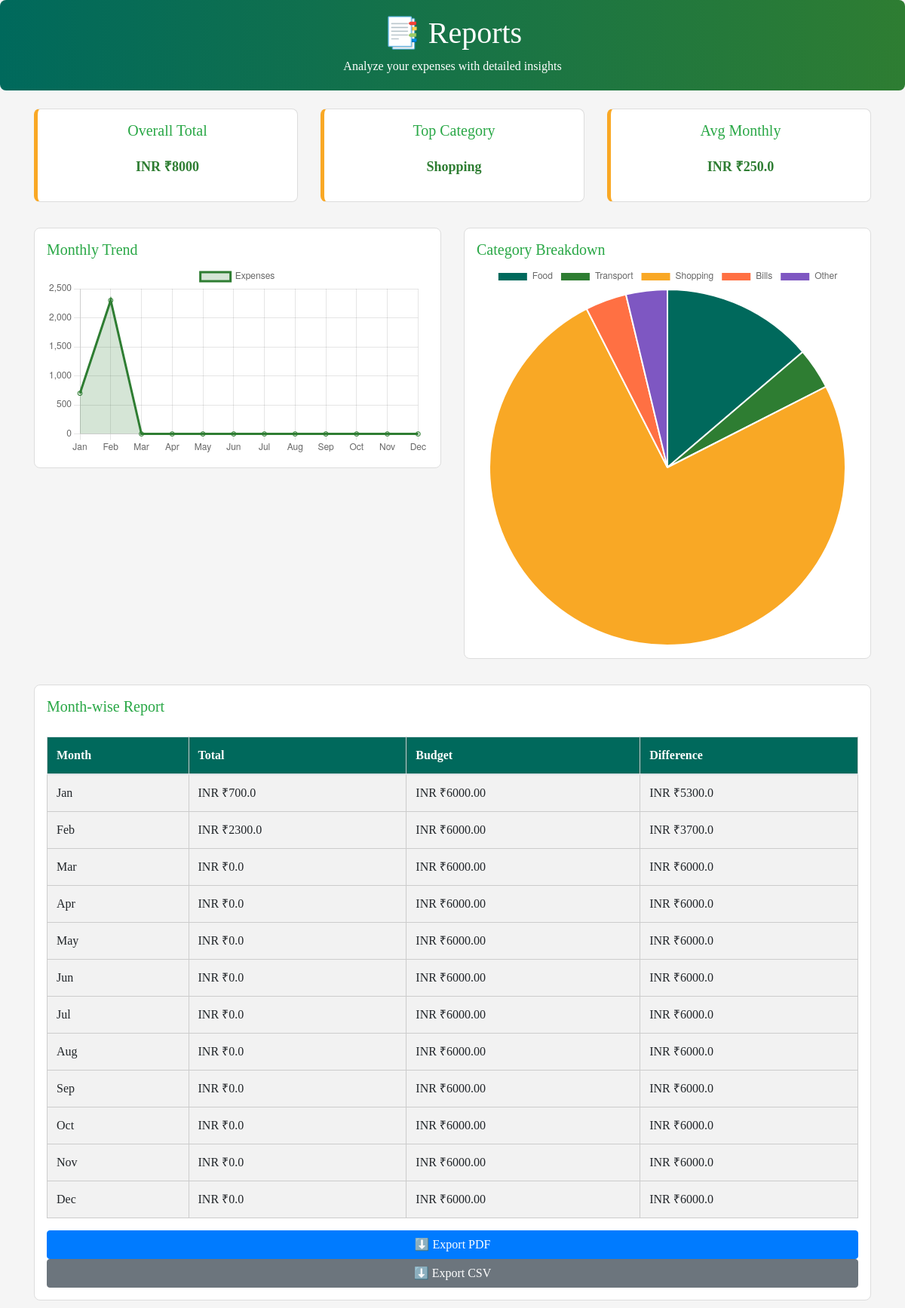
The app's page /reports/ (signed in) with its own data.
### home/models.py (models this page shows, shortened)
class UserProfile(models.Model):
    user = models.OneToOneField(User, on_delete=models.CASCADE)
    currency = models.CharField(max_length=10, default="₹")
    monthly_budget = models.DecimalField(max_digits=10, decimal_places=2, default=0)
    notifications_enabled = models.BooleanField(default=True)

### home/views.py (the view)
# urls.py: path('reports/', views.reports, name='reports'),
def reports(request):
    user_profile = UserProfile.objects.get(user=request.user)
    today = now().date()
    total_sum = Expense.objects.filter(user=request.user).aggregate(Sum('amount'))['amount__sum'] or 0
    categories = [choice[0] for choice in Expense.CATEGORY_CHOICES]
    category_totals = []
    top_category = None
    max_spend = 0
    for cat in categories:
        total = Expense.objects.filter(user=request.user, category=cat).aggregate(Sum('amount'))['amount__sum'] or 0
        category_totals.append(float(total))
        if total > max_spend:
            max_spend = total
            top_category = cat
    months = ["Jan","Feb","Mar","Apr","May","Jun","Jul","Aug","Sep","Oct","Nov","Dec"]
    month_totals = []
    for m in range(1, 13):
        total = Expense.objects.filter(user=request.user, date__month=m, date__year=today.year).aggregate(Sum('amount'))['amount__sum'] or 0
        month_totals.append(float(total))
    avg_monthly = sum(month_totals) / 12 if month_totals else 0
    month_data = []
    for i, m in enumerate(months, start=1):
        total = month_totals[i-1]
        difference = float(user_profile.monthly_budget) - total
        month_data.append({
            "month": m,
            "total": total,
            "difference": difference,
        })
    context = {
        "settings": user_profile,
        "total_sum": total_sum,
        "top_category": top_category,
        "avg_monthly": avg_monthly,
        "months": months,
        "month_totals": month_totals,
        "categories": categories,
        "category_totals": category_totals,
        "month_data": month_data,
    }
    return render(request, "reports.html", context)

### home/templates/reports.html (shortened to what this page needs)
{% extends "base.html" %}
{% block start %}
<div class="header text-center mb-4" style="background: linear-gradient(90deg, #00695c, #2e7d32); color: white; padding: 20px; border-radius: 8px;">
    <h1>📑 Reports</h1>
    <p class="mb-0">Analyze your expenses with detailed insights</p>
</div>
<div class="container">
    <div class="row mb-4">
        <div class="col-md-4">
            <div class="card text-center p-3" style="border-left: 5px solid #f9a825;">
                <h5 class="text-success">Overall Total</h5>
                <p class="expense-total">{{ settings.currency }}{{ total_sum }}</p>
            </div>
        </div>
        <div class="col-md-4">
            <div class="card text-center p-3" style="border-left: 5px solid #f9a825;">
                <h5 class="text-success">Top Category</h5>
                <p class="expense-total">{{ top_category }}</p>
            </div>
        </div>
        <div class="col-md-4">
            <div class="card text-center p-3" style="border-left: 5px solid #f9a825;">
                <h5 class="text-success">Avg Monthly</h5>
                <p class="expense-total">{{ settings.currency }}{{ avg_monthly }}</p>
            </div>
        </div>
    </div>
    <div class="row mb-4">
        <div class="col-md-6">
            <div class="card p-3">
                <h5 class="text-success">Monthly Trend</h5>
                <canvas id="lineChart"></canvas>
            </div>
        </div>
        <div class="col-md-6">
            <div class="card p-3">
                <h5 class="text-success">Category Breakdown</h5>
                <canvas id="pieChart"></canvas>
            </div>
        </div>
    </div>
    <div class="card p-3">
        <h5 class="text-success">Month-wise Report</h5>
        <table class="table table-striped table-hover">
            <thead style="background-color:#00695c; color:white;">
                <tr>
                    <th>Month</th>
                    <th>Total</th>
                    <th>Budget</th>
                    <th>Difference</th>
                </tr>
            </thead>
            <tbody>
    {% for data in month_data %}
    <tr>
        <td>{{ data.month }}</td>
        <td>{{ settings.currency }}{{ data.total }}</td>
        <td>{{ settings.currency }}{{ settings.monthly_budget }}</td>
        <td>{{ settings.currency }}{{ data.difference }}</td>
    </tr>
    {% empty %}
    <tr>
        <td colspan="4" class="text-center text-muted">No data available.</td>
    </tr>
    {% endfor %}
</tbody>
        </table>
        <a href="{% url 'export_pdf' %}" class="btn btn-primary">⬇️ Export PDF</a>
        <a href="{% url 'export_csv' %}" class="btn btn-secondary">⬇️ Export CSV</a>
    </div>
</div>
<script>
    // Line chart for monthly trend
    var ctxLine = document.getElementById('lineChart').getContext('2d');
    var lineChart = new Chart(ctxLine, {
        type: 'line',
        data: {
            labels: {{ months|safe }},
            datasets: [{
                label: 'Expenses',
                data: {{ month_totals|safe }},
                borderColor: '#2e7d32',
                backgroundColor: 'rgba(46,125,50,0.2)',
                fill: true
            }]
        }
    });
    // Pie chart for category breakdown
    var ctxPie = document.getElementById('pieChart').getContext('2d');
    var pieChart = new Chart(ctxPie, {
        type: 'pie',
        data: {
            labels: {{ categories|safe }},
            datasets: [{
                data: {{ category_totals|safe }},
                backgroundColor: ['#00695c','#2e7d32','#f9a825','#ff7043','#7e57c2']
            }]
        }
    });
</script>
{% endblock %}

### home/templates/base.html (style rules this page uses)
body { font-family: 'Times New Roman', Times, serif; background-color: #f5f5f5; }
.card { margin-bottom: 10px; border-radius: 8px; border: 1px solid #ddd; }
table { width: 80%; margin: 20px auto; border-collapse: collapse; }
th, td { padding: 10px; text-align: left; border: 1px solid #ccc; }
th { background-color: #00695c; color: white; }
tr:nth-child(even) { background-color: #f2f2f2; }
.expense-total { font-size: 18px; font-weight: bold; color: #2e7d32; margin-top: 15px; }

### records on screen
UserProfile: currency "INR ₹", currency "INR ₹" "INR ₹" "INR ₹" "INR ₹" "INR ₹" "INR ₹" "INR ₹" "INR ₹" "INR ₹" "INR ₹" "INR ₹" "INR ₹", currency "INR ₹" "INR ₹" "INR ₹" "INR ₹" "INR ₹" "INR ₹" "INR ₹" "INR ₹" "INR ₹" "INR ₹" "INR ₹" "INR ₹", monthly_budget "6000.00" "6000.00" "6000.00" "6000.00" "6000.00" "6000.00" "6000.00" "6000.00" "6000.00" "6000.00" "6000.00" "6000.00", currency "INR ₹" "INR ₹" "INR ₹" "INR ₹" "INR ₹" "INR ₹" "INR ₹" "INR ₹" "INR ₹" "INR ₹" "INR ₹" "INR ₹"

### other values on screen
{{ total_sum }} "8000"
{{ top_category }} "Shopping"
{{ avg_monthly }} "250.0"
{{ data.month }} "Jan" "Feb" "Mar" "Apr" "May" "Jun" "Jul" "Aug" "Sep" "Oct" "Nov" "Dec"
{{ data.total }} "700.0" "2300.0" "0.0" "0.0" "0.0" "0.0" "0.0" "0.0" "0.0" "0.0" "0.0" "0.0"
{{ data.difference }} "5300.0" "3700.0" "6000.0" "6000.0" "6000.0" "6000.0" "6000.0" "6000.0" "6000.0" "6000.0" "6000.0" "6000.0"
chart data {{ months|safe }} ['Jan', 'Feb', 'Mar', 'Apr', 'May', 'Jun', 'Jul', 'Aug', 'Sep', 'Oct', 'Nov', 'Dec']
chart data {{ month_totals|safe }} [700.0, 2300.0, 0.0, 0.0, 0.0, 0.0, 0.0, 0.0, 0.0, 0.0, 0.0, 0.0]
chart data {{ categories|safe }} ['Food', 'Transport', 'Shopping', 'Bills', 'Other']
chart data {{ category_totals|safe }} [1100.0, 300.0, 6000.0, 300.0, 300.0]
